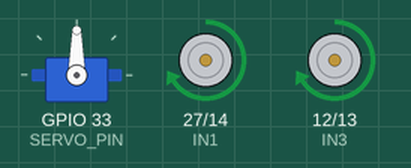
This sketch was run on a simulated ESP32. Parts: servo, motor-driver pin pairs drawn as motors (green arrow = first pin HIGH = forward, orange = second pin HIGH = backward, longer = more drive, scaled by the enable pin).

Above: at 0.05 s.
At 5.0 s:
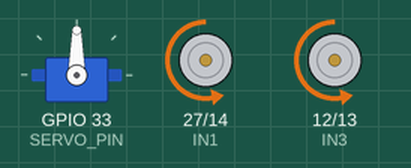
At 7.5 s:
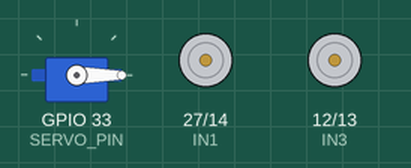
At 8.75 s:
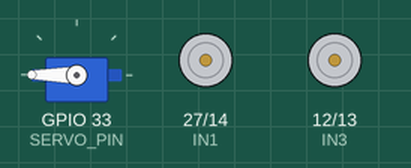
At 10.0 s:
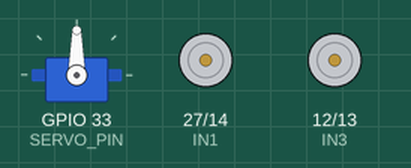
Timing chart, 0 to 13.0 s (numbered marks = the images above):
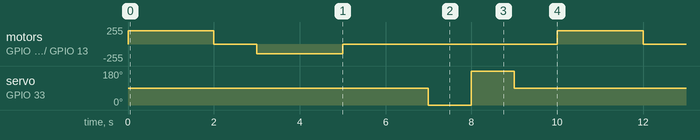

Measured:
- by itself, servo on GPIO 33 (SERVO_PIN): repeats every 10.0 s: 180° 1.0 s, 90° 8.0 s, 0° 1.0 s
- by itself, motor on GPIO 27 (IN1) / GPIO 14 (IN2), motor on GPIO 12 (IN3) / GPIO 13 (IN4): repeats every 10.0 s: stopped 1.0 s, backward 149/255 2.0 s, stopped 5.0 s, forward 199/255 2.0 s

The sketch:

sevo.ino
```cpp
#include <ESP32Servo.h>

// Motor driver pins
#define EN1 25
#define EN2 26
#define IN1 27
#define IN2 14
#define IN3 12
#define IN4 13
#define SERVO_PIN 33

Servo myservo;

// PWM settings for ESP32
const int PWM_CHANNEL_EN1 = 0;
const int PWM_CHANNEL_EN2 = 1;
const int PWM_FREQ = 5000;       // PWM frequency in Hz
const int PWM_RESOLUTION = 8;    // 8-bit resolution (0-255)

// --- Motor control helper ---
void stopMotors() {
  digitalWrite(IN1, LOW);
  digitalWrite(IN2, LOW);
  digitalWrite(IN3, LOW);
  digitalWrite(IN4, LOW);
  ledcWrite(PWM_CHANNEL_EN1, 0);
  ledcWrite(PWM_CHANNEL_EN2, 0);
}

void moveForward(int speed) {
  digitalWrite(IN1, HIGH);
  digitalWrite(IN2, LOW);
  digitalWrite(IN3, HIGH);
  digitalWrite(IN4, LOW);
  ledcWrite(PWM_CHANNEL_EN1, speed);
  ledcWrite(PWM_CHANNEL_EN2, speed);
}

void moveBackward(int speed) {
  digitalWrite(IN1, LOW);
  digitalWrite(IN2, HIGH);
  digitalWrite(IN3, LOW);
  digitalWrite(IN4, HIGH);
  ledcWrite(PWM_CHANNEL_EN1, speed);
  ledcWrite(PWM_CHANNEL_EN2, speed);
}

void setup() {
  // Motor pins
  pinMode(IN1, OUTPUT);
  pinMode(IN2, OUTPUT);
  pinMode(IN3, OUTPUT);
  pinMode(IN4, OUTPUT);

  // Setup PWM for motor speed control
  ledcSetup(PWM_CHANNEL_EN1, PWM_FREQ, PWM_RESOLUTION);
  ledcSetup(PWM_CHANNEL_EN2, PWM_FREQ, PWM_RESOLUTION);
  ledcAttachPin(EN1, PWM_CHANNEL_EN1);
  ledcAttachPin(EN2, PWM_CHANNEL_EN2);

  // Servo setup
  myservo.attach(SERVO_PIN);

  // Initial positions
  stopMotors();
  myservo.write(90); // center position
}

void loop() {
  moveForward(200);   // move forward with ~78% duty cycle
  delay(2000);

  stopMotors();
  delay(1000);

  moveBackward(150);  // move backward with ~59% duty cycle
  delay(2000);

  stopMotors();
  delay(2000);

  // Servo sweep test
  myservo.write(0);
  delay(1000);
  myservo.write(180);
  delay(1000);
  myservo.write(90);
  delay(1000);
}
```
